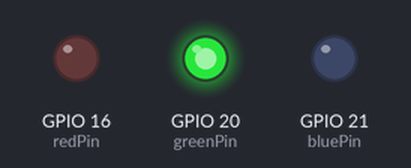
Recording of a program running on a simulated Raspberry Pi (BCM pin numbers). Shown: output pins drawn as LEDs (lit = HIGH). The clock reads 2024-03-15 10:24:30 at power-on unless the program sets it; files the program writes start out absent.

Above: at 0.1 s.
Timing chart, 0 to 1.6 s (numbered marks = the images above):
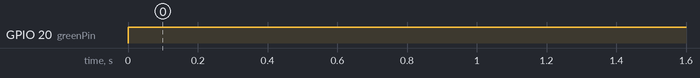

Measured:
- by itself, GPIO 20 (greenPin): LOW → HIGH at 0.00 s

The program:

motionsensor.py
```python
import RPi.GPIO as GPIO
import time

motionSensorPin = 18

redPin   = 16
greenPin = 20
bluePin  = 21

file_object = open("motion_log.txt", "a")

GPIO.setwarnings(False)
GPIO.setmode(GPIO.BCM)
GPIO.setup(motionSensorPin, GPIO.IN)
GPIO.setup(redPin, GPIO.OUT)
GPIO.setup(greenPin, GPIO.OUT)
GPIO.setup(bluePin, GPIO.OUT)

GPIO.output(bluePin, GPIO.LOW)


try:
    currentTime = time.strftime("%d-%m-%Y %H:%M:%S", time.gmtime())

    while True:
        if GPIO.input(18) == 0:
            GPIO.output(greenPin, GPIO.HIGH)
            GPIO.output(redPin,   GPIO.LOW)

            file_object.write(currentTime + " : Motion not detected.\n")

        else:
            GPIO.output(greenPin, GPIO.LOW)
            GPIO.output(redPin,   GPIO.HIGH)

            file_object.write(currentTime + " : Something is moving\n")

        time.sleep(1)

except KeyboardInterrupt:
    GPIO.output(redPin,   GPIO.LOW)
    GPIO.output(greenPin, GPIO.LOW)
    GPIO.output(bluePin,  GPIO.HIGH)

    file_object.close()
```
